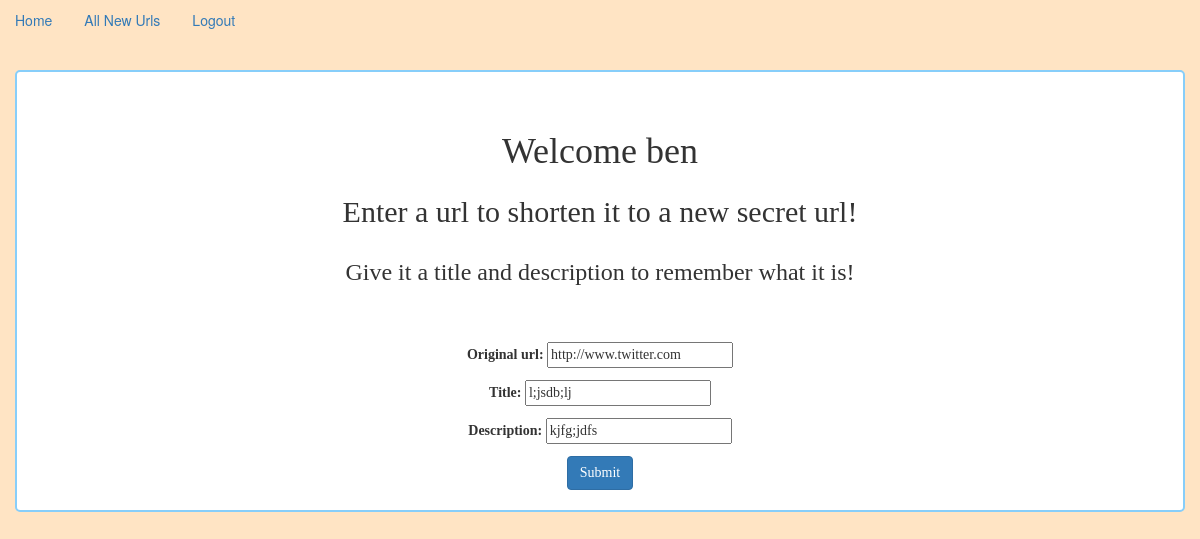
The app's page /update/70/ (signed in) with its own data.
### url_app/models.py (models this page shows, shortened)
class Bookmark(models.Model):
    original_url = models.URLField()
    title = models.CharField(max_length=30)
    description = models.CharField(max_length=100)
    shortened_url = models.CharField(max_length=100)
    timestamp = models.DateTimeField(auto_now_add=True)
    user = models.ForeignKey(User)
    class Meta:
        ordering = ['-timestamp']

### url_app/views.py (the view, shortened to what this page needs)
# urls.py: url(r'^update/(?P<pk>\d+)/$', BookmarkUpdateView.as_view(), name="update_view"),
class BookmarkUpdateView(UpdateView):
    model = Bookmark
    fields = ('original_url', 'title', 'description')

### templates/url_app/bookmark_form.html (shortened to what this page needs)
{% extends 'base.html' %}
{% block content %}
{% if request.user.is_authenticated %}
<h1>Welcome {{ request.user }}</h1>
<h2>Enter a url to shorten it to a new secret url!</h2>
<h3>Give it a title and description to remember what it is!</h3>
<br><br>
<form action="" method="post">
    {{ form.as_p }}
<button type="submit" class="btn btn-primary">Submit</button>
</form>
{% else %}
    <br><br>
    <h1><a href="{% url 'login' %}">Login To Start The Fun!</a></h1>
{% endif %}
{% endblock %}

### url_app/static/style.css (style rules this page uses)
.colors { background-color: bisque; }
.container h2,h3 { line-height: 40px; }

### records on screen
Bookmark: original_url "http://www.twitter.com", title "l;jsdb;lj", description "kjfg;jdfs"

### other values on screen
{{ request.user }} "ben"
